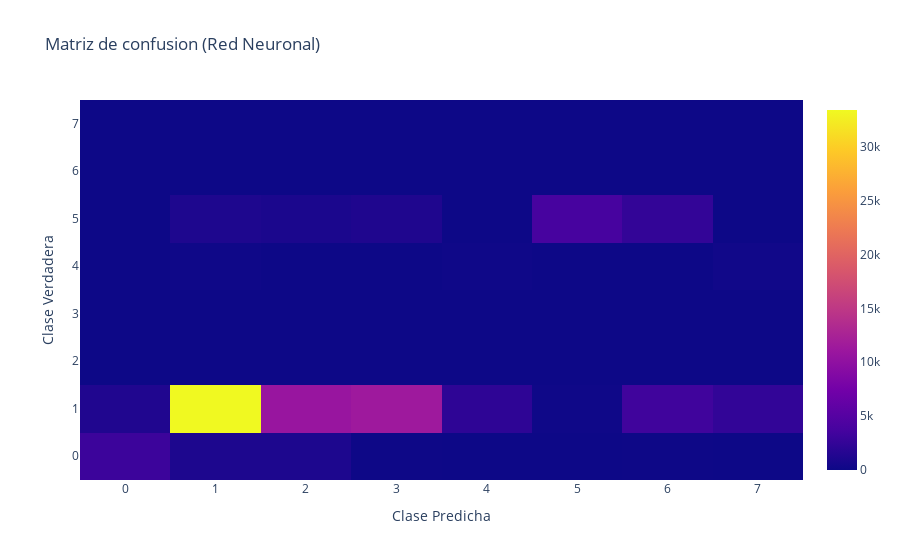
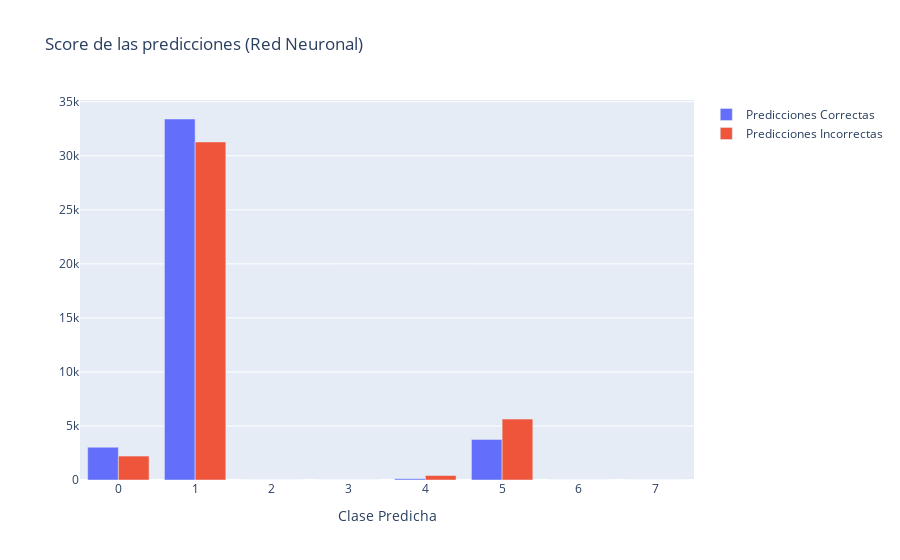
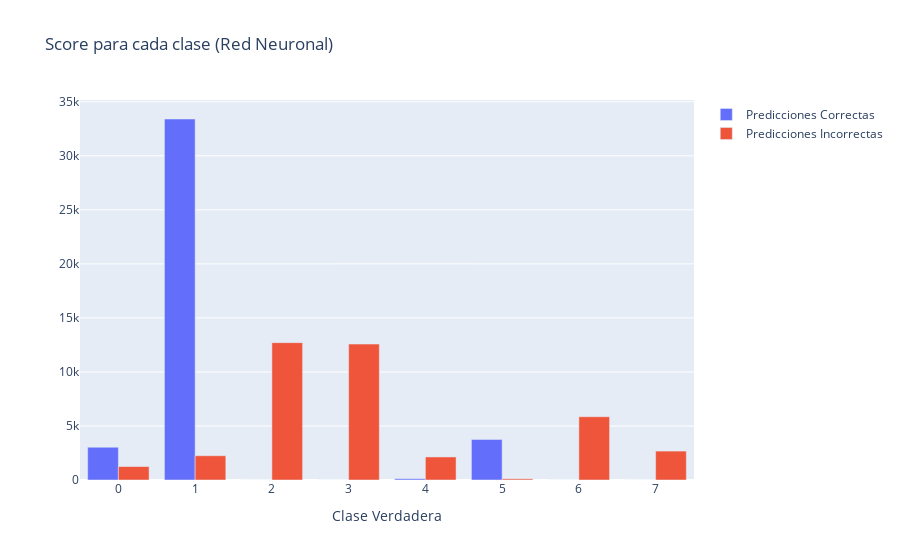

Source (notebook cell) for these figures, in order:
### Markdown cell above
## Red Neuronal

### Code cell
NN = MLPClassifier(
    hidden_layer_sizes=(16, 32, 64), 
    random_state=1234, 
    verbose=True, # Print classifier progress
    #max_iter=10 # Set max iteration to get results sooner
).fit(train_features, train_labels)

check_classifier_and_cm(NN, "Red Neuronal")

### Figure 1 — Plotly figure (JSON) as saved in the notebook; plotly's stock layout.template omitted (floating-point values rounded to 4 significant figures)
{"data": [{"type": "heatmap", "z": [[3033, 1034, 1063, 49, 0, 0, 58, 12], [1233, 33406, 10743, 11352, 2130, 108, 3310, 2406], [0, 0, 0, 0, 0, 0, 0, 0], [0, 1, 0, 0, 1, 0, 0, 0], [0, 131, 4, 29, 117, 0, 0, 250], [11, 1079, 902, 1148, 1, 3755, 2489, 7], [0, 0, 0, 0, 0, 0, 0, 0], [0, 0, 0, 0, 0, 0, 0, 0]]}], "layout": {"title": {"text": "Matriz de confusion (Red Neuronal)"}, "xaxis": {"title": {"text": "Clase Predicha"}}, "yaxis": {"title": {"text": "Clase Verdadera"}}}}

### Figure 2 — Plotly figure (JSON) as saved in the notebook; plotly's stock layout.template omitted (floating-point values rounded to 4 significant figures)
{"data": [{"name": "Predicciones Correctas", "type": "bar", "y": [3033, 33406, 0, 0, 117, 3755, 0, 0]}, {"name": "Predicciones Incorrectas", "type": "bar", "y": [2216, 31282, 0, 2, 414, 5637, 0, 0]}], "layout": {"barmode": "group", "title": {"text": "Score de las predicciones (Red Neuronal)"}, "xaxis": {"title": {"text": "Clase Predicha"}}}}

### Figure 3 — Plotly figure (JSON) as saved in the notebook; plotly's stock layout.template omitted (floating-point values rounded to 4 significant figures)
{"data": [{"name": "Predicciones Correctas", "type": "bar", "y": [3033, 33406, 0, 0, 117, 3755, 0, 0]}, {"name": "Predicciones Incorrectas", "type": "bar", "y": [1244, 2245, 12712, 12578, 2132, 108, 5857, 2675]}], "layout": {"barmode": "group", "title": {"text": "Score para cada clase (Red Neuronal)"}, "xaxis": {"title": {"text": "Clase Verdadera"}}}}
